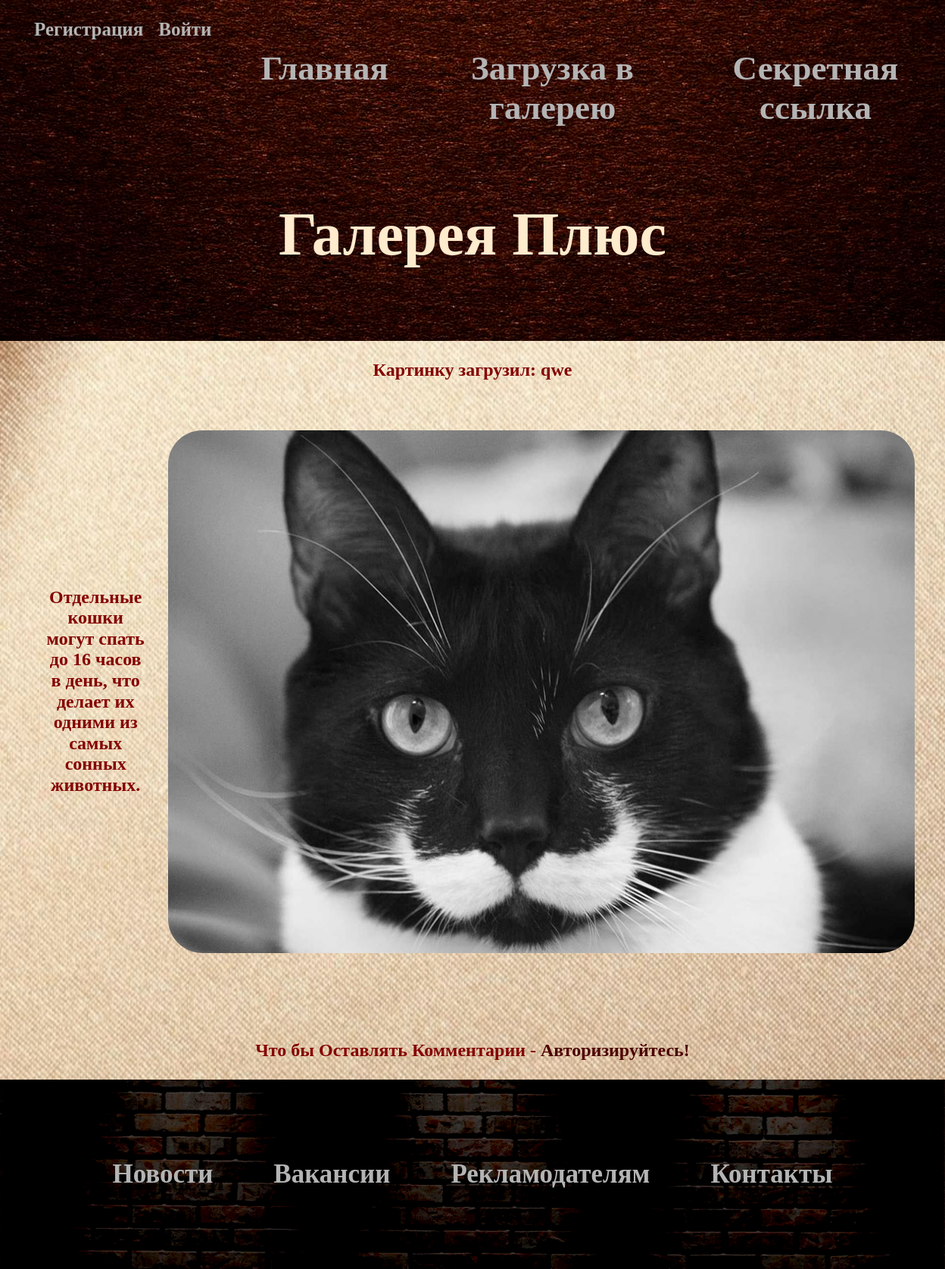
The page /Image/id/318 on the database its author committed.
### tables this page shows
CREATE TABLE `images` (
  `id` int NOT NULL,
  `filename` varchar(255) NOT NULL,
  `title` varchar(255) DEFAULT NULL,
  `owner` int DEFAULT NULL,
  `type` varchar(11) DEFAULT NULL
);

CREATE TABLE `users` (
  `id` int NOT NULL,
  `username` varchar(32) NOT NULL,
  `email` varchar(128) NOT NULL,
  `password` varchar(255) NOT NULL,
  `date` datetime NOT NULL DEFAULT CURRENT_TIMESTAMP,
  `token` varchar(255) NOT NULL,
  `role` int NOT NULL DEFAULT '1'
);

### App/core/View.php (called while the page is built, shortened)
<?php
class View
{
	public function render($content_view, $template_view = null, $pageData = null, $payload = null)
	{
		include_once LAYOUT . $template_view;
	}
}

### App/controllers/Image.php (called while the page is built, shortened)
<?php
require_once MODEL . 'ImageModel.php';
class Image extends Controller
{
    public function __construct()
    {
        $this->imageModel = new ImageModel();
        $this->commentModel = new CommentModel();
        $this->view = new View();
    }
    public function id($idN)
    {
        $id = $idN[0];
        $this->pageData['title'] = "Картинка " . $id;
        $this->pageData['image'] = $this->imageModel->getImage($id);
        $this->pageData['comment'] = $this->commentModel->getComment($id);
        $this->view->render('image.phtml', 'template.phtml', $this->pageData);
    }
}

### App/bootstrap.php (called while the page is built, shortened)
<?php
Route::start();

### index.php (called while the page is built, shortened)
<?php
require_once 'App/bootstrap.php';

### App/core/Model.php (called while the page is built, shortened)
<?php
class Model
{
    public function __construct()
    {
        $this->db = DB::connToDB();
    }
}

### App/core/DB.php (called while the page is built, shortened)
<?php
class DB
{
    public static function connToDB()
    {
        $user = self::DB_USER;
        $pass = self::DB_PASS;
        $host = self::DB_HOST;
        $db   = self::DB_NAME;
        try
        {
            $conn = new \PDO("mysql:dbname=$db;host=$host", $user, $pass);
            $conn->setAttribute(\PDO::ATTR_ERRMODE, \PDO::ERRMODE_EXCEPTION);
        } catch(\PDOException $e) {
            echo $e->getMessage();
        }
        return $conn;
    }
}

### App/models/ImageModel.php (called while the page is built, shortened)
<?php
class ImageModel extends Model
{
    public function getImage($id)
    {
        $sql = "SELECT * FROM users
                RIGHT JOIN images ON users.id = images.owner
                WHERE images.id = :id";
        $stmt = $this->db->prepare($sql);
        $stmt->bindValue(":id", $id, \PDO::PARAM_INT);
        $stmt->execute();
        $res = $stmt->fetch(\PDO::FETCH_ASSOC);
        return $res;
    }
}

### App/views/image.phtml (the view, shortened to what this page needs)
<div class="main">
    <h2 class='section-item'>
    Картинку загрузил: <?php echo $pageData['image']['username']?></h2>
    <section class="section">
        <img src="<?php echo "\\" . UPLOAD_DIR . "\\" . $pageData['image']['filename']; ?>">
        <h2 class='section-item'>
            <?php echo $pageData['image']['title']?>
        </h2>
    </section>
    <div class="section-item">
    </div>
    <?php if(!empty($_SESSION['user'])) { ?>
    <div class="comment">
        <form action="\Image\addComment\<?php echo $pageData['image']['id']; ?>" method="post">
            <input type="hidden" name="id" value="<?php echo $_SESSION['idUser']; ?>">
            <label for="">Комментарий:</label>
            <textarea class="input"name="comment" type="text" rows="5" placeholder="Ваш Комментарий" autofocus></textarea>
            <input name="submit" type="submit" value="Оставить Комментарий" class="button">
        </form>
    </div>
    <?php } else { ?>
    <div class="section-item">
        <h2>Что бы Оставлять Комментарии - <a class="res" href="/Logon">Авторизируйтесь!</a></h2>
    </div>
    <?php } ?>
</div>

### css/norm.css (style rules this page uses)
html { line-height: 1.15; -webkit-text-size-adjust: 100%; }
body { margin: 0; }
a { background-color: transparent; }
img { border-style: none; }

### css/style.css (style rules this page uses)
* { font-family: Cambria, Cochin, Georgia, Times, 'Times New Roman', serif; margin: 0; padding: 0; box-sizing: border-box; }
a { color: rgb(180, 180, 180); font-weight: bold; text-decoration: none; transition-property: color; transition-duration: 750ms; }
h2 { text-align: center; }
img { height: 700px; padding: 5px; border-radius: 50px; }
.main { background: url(../img/fone.jpg) bottom no-repeat; background-position: left bottom; background-size: cover; background-repeat: no-repeat; background-attachment: fixed; display: flex; flex-direction: column; }
.section { margin: 0 auto; padding: 35px; display: flex; align-items: center; justify-content: center; }
.section-item { padding: 25px; color: #840000 }
.section:nth-child(even) { flex-direction: row-reverse; }
.res { font-weight: bold; color: rgb(75, 0, 0); }

### rows shown on the page
images: owner.username "qwe", filename (picture), title "Отдельные кошки могут спать до 16 часов в день, что делает их одними из самых сонных животных."
